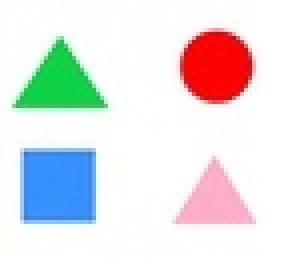
//> input picture 19.03/geometry.jpg, 76 x 68 px, shrunk from 312 x 280 before the run (shown 4 times larger)
$ ./19_03   (built with g++ and OpenCV 4)
//> lines starting //> are read from the running program, lines starting //| are printed output that depends on the picture; after the words box and inside, x2 and y2 are one past the last pixel; in counts of white or black regions, pixels touching at a corner belong together
#include <iostream>
#include <opencv2/opencv.hpp>
#include <opencv2/highgui.hpp>
#include <vector>

bool isThreeSided(const std::vector<cv::Point>& vertexList) {
    std::vector<cv::Point> simplified;
    cv::approxPolyDP(vertexList, simplified, cv::arcLength(vertexList, true) * 0.02, true);
    return simplified.size() == 3;
}

void process_image(const std::string& image_location, const std::string& window_name, int blur_radius, bool show_labels) {
//> called with image_location = "geometry.jpg", window_name = "geometry", blur_radius = 3, show_labels = true
    cv::Mat image = cv::imread(image_location, cv::IMREAD_COLOR);
//> image is the input picture: 68 rows x 76 cols, CV_8UC3; mean B, G, R 231, 229.6, 230.1

    cv::Mat grayscale;
    cv::cvtColor(image, grayscale, cv::COLOR_BGR2GRAY);

    cv::Mat smoothed;
    cv::GaussianBlur(grayscale, smoothed, cv::Size(blur_radius, blur_radius), 0);
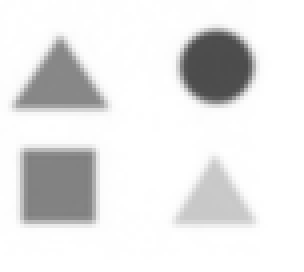
//> smoothed: 68 rows x 76 cols, CV_8UC1 (shown 4 times larger); min 76, max 255, mean 229.9

    cv::Mat edge_map;
    cv::Canny(smoothed, edge_map, 30, 90);
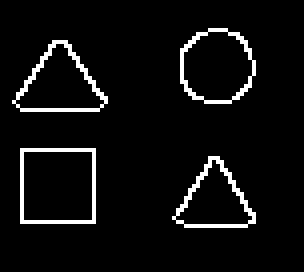
//> edge_map: 68 rows x 76 cols, CV_8UC1 (shown 4 times larger); 5.5% white in thin lines or dots, all inside (x1, y1, x2, y2) = (3, 7, 64, 57)

    cv::Mat colored_edge_map = cv::Mat::zeros(image.size(), CV_8UC3);

    std::vector<std::vector<cv::Point>> vertex_lists;
    std::vector<cv::Vec4i> hierarchy;
    cv::findContours(edge_map, vertex_lists, hierarchy, cv::RETR_TREE, cv::CHAIN_APPROX_SIMPLE);
//> vertex_lists = 8 contours; box (x1, y1, x2, y2) and area: (5, 37, 24, 56) 324, (5, 37, 24, 56) 322, (45, 7, 64, 26) 264, (45, 7, 64, 26) 250, (3, 10, 27, 28) 238, (3, 10, 27, 28) 218, (43, 39, 64, 57) 200, (43, 39, 64, 57) 181
    cv::drawContours(colored_edge_map, vertex_lists, -1, cv::Scalar(0, 255, 0), 2);

    if (show_labels) {
        for (size_t i = 0; i < vertex_lists.size(); i++) {
            double area = cv::contourArea(vertex_lists[i]);
            cv::Rect bounding_box = cv::boundingRect(vertex_lists[i]);
            float width_height_ratio = static_cast<float>(bounding_box.width) / bounding_box.height;

            std::string shape_name;
            if (isThreeSided(vertex_lists[i])) {
                shape_name = "triangle";
            }
            else if (std::abs(1.0 - width_height_ratio) <= 0.05 && std::abs(1.0 - area / (bounding_box.width * bounding_box.height)) <= 0.05) {
                shape_name = "square";
            }
            else if (width_height_ratio >= 0.95 && width_height_ratio <= 1.05) {
                shape_name = "circle";
            }
            else {
                shape_name = "unknown";
            }

            cv::Point text_position(bounding_box.x + bounding_box.width / 2 - shape_name.size() * 4 / 2, bounding_box.y + bounding_box.height / 2);
            cv::putText(colored_edge_map, shape_name, text_position, cv::FONT_HERSHEY_SIMPLEX, 0.5, cv::Scalar(0, 0, 255), 1);
        }
//> this loop made 8 passes
//> (area, bounding_box, width_height_ratio, text_position) on passes 1, 2, 5, 6, 7, 8: (199.5, Rect(43, 39, 21, 18), 1.17, Point(39, 48)), (181, Rect(43, 39, 21, 18), 1.17, Point(39, 48)), (238, Rect(3, 10, 24, 18), 1.33, Point(1, 19)), (218, Rect(3, 10, 24, 18), 1.33, Point(1, 19)), (264.5, Rect(45, 7, 19, 19), 1, Point(42, 16)), (249.5, Rect(45, 7, 19, 19), 1, Point(42, 16))
//> (area, bounding_box, width_height_ratio, simplified in isThreeSided, text_position) on passes 3 to 4: (324, Rect(5, 37, 19, 19), 1, 4 Points (x, y): [5, 37], [5, 55], [23, 55], [23, 37], Point(2, 46)), (322, Rect(5, 37, 19, 19), 1, 4 Points (x, y): [5, 38], [22, 37], [23, 54], [6, 55], Point(2, 46))
//> pass 1, in process_image, `cv::putText(colored_edge_map, shape_name, text_position, cv::FONT_HERS..`:
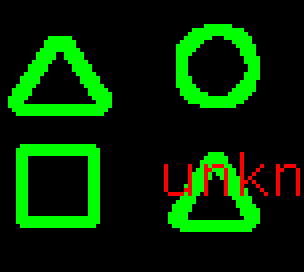
//> colored_edge_map: 68 rows x 76 cols, CV_8UC3 (shown 4 times larger); mean B, G, R 0, 41.7, 3.8
//> after the loop:
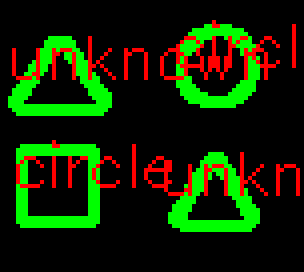
//> colored_edge_map: 68 rows x 76 cols, CV_8UC3 (shown 4 times larger); mean B, G, R 0, 37.8, 18
    }

    cv::namedWindow("Processed Image", cv::WINDOW_NORMAL);
    cv::imshow("Processed Image", colored_edge_map);
    cv::namedWindow("Original Image", cv::WINDOW_NORMAL);
    cv::imshow("Original Image", image);

    cv::waitKey(0);
    cv::destroyAllWindows();
}

int main() {
    process_image("geometry.jpg", "geometry", 3, true);
    process_image("text.jpg", "text", 11, false);
//> call 2 of process_image, with image_location = "text.jpg", window_name = "text", blur_radius = 11, show_labels = false
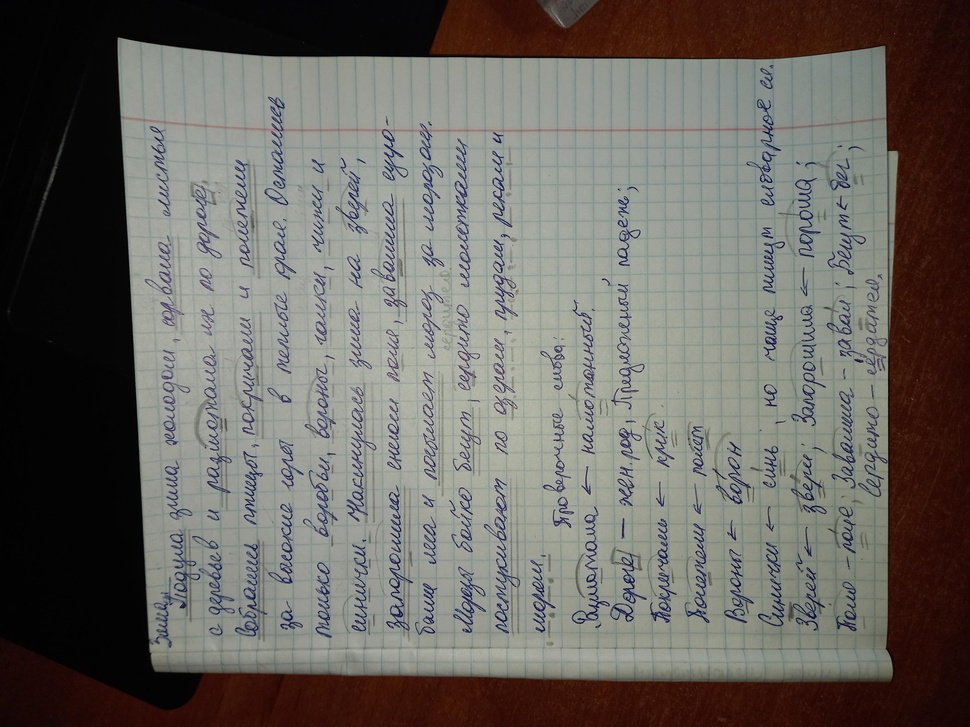
//> input picture 19.03/text.jpg, 970 x 727 px, shrunk from 4000 x 3000 before the run
//> in process_image, image is the input picture: 727 rows x 970 cols, CV_8UC3; mean B, G, R 96.9, 102.1, 105.5
//> in process_image (call 2), `cv::Canny(smoothed, edge_map, 30, 90);`:
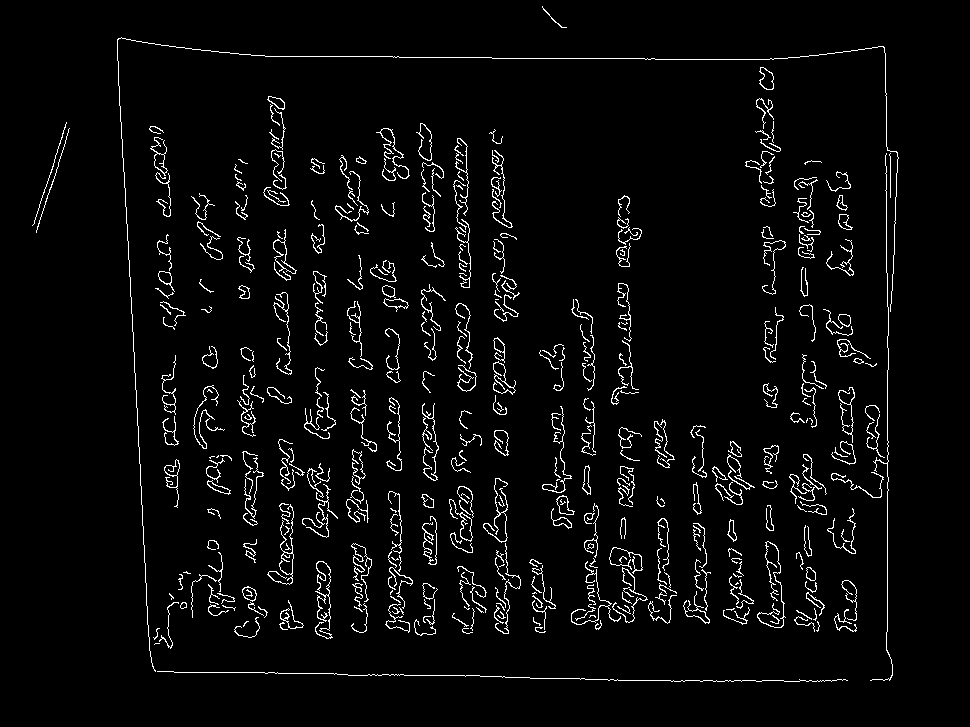
//> edge_map: 727 rows x 970 cols, CV_8UC1; 3.8% white in thin lines or dots, all inside (x1, y1, x2, y2) = (32, 6, 899, 682)
//> in process_image (call 2), `cv::findContours(edge_map, vertex_lists, hierarchy, cv::RETR_TREE, cv:..`: vertex_lists = 466 contours, 353 with area under 20; largest, box (x1, y1, x2, y2) and area: (273, 229, 297, 274) 294, (273, 240, 296, 274) 260, (449, 499, 473, 542) 242, (759, 67, 774, 90) 218, (460, 513, 473, 541) 211
//> in process_image (call 2), `cv::drawContours(colored_edge_map, vertex_lists, -1, cv::Scalar(0, 255..`:
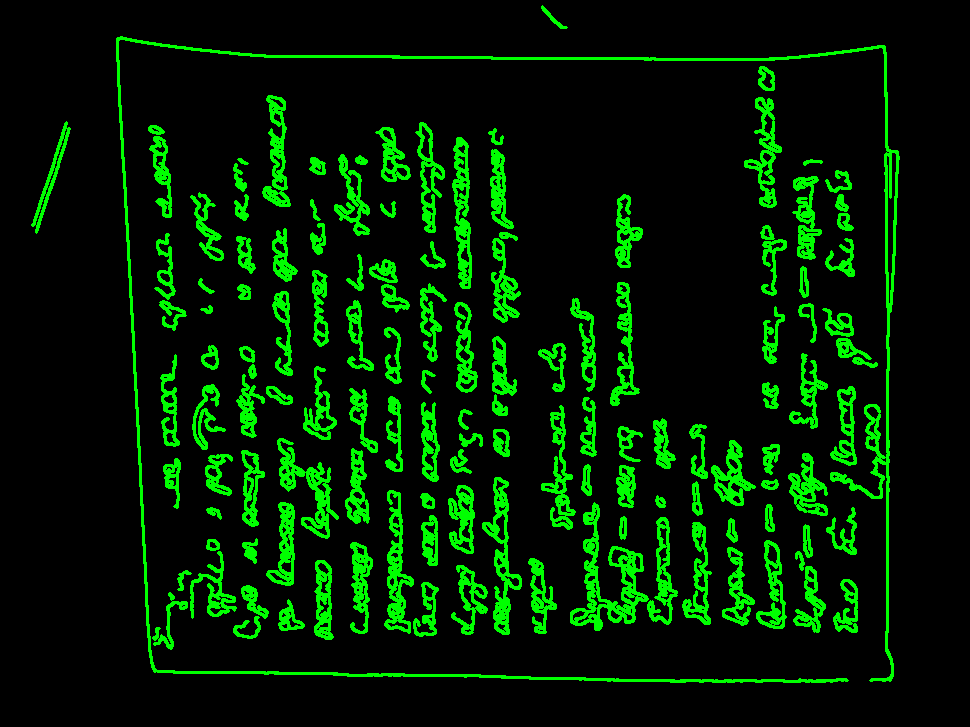
//> colored_edge_map: 727 rows x 970 cols, CV_8UC3; mean B, G, R 0, 30.7, 0

    return 0;
}
